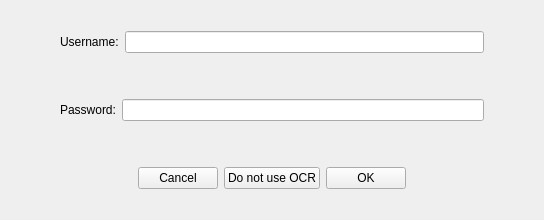
<?xml version="1.0" encoding="UTF-8"?>
<ui version="4.0">
 <class>input_key</class>
 <widget class="QWidget" name="input_key">
  <property name="geometry">
   <rect>
    <x>0</x>
    <y>0</y>
    <width>544</width>
    <height>220</height>
   </rect>
  </property>
  <property name="windowTitle">
   <string>Form</string>
  </property>
  <layout class="QVBoxLayout" name="verticalLayout">
   <item>
    <widget class="QWidget" name="widget" native="true">
     <layout class="QHBoxLayout" name="horizontalLayout">
      <item>
       <spacer name="horizontalSpacer">
        <property name="orientation">
         <enum>Qt::Horizontal</enum>
        </property>
        <property name="sizeHint" stdset="0">
         <size>
          <width>40</width>
          <height>20</height>
         </size>
        </property>
       </spacer>
      </item>
      <item>
       <widget class="QLabel" name="user_label">
        <property name="text">
         <string>Username:</string>
        </property>
       </widget>
      </item>
      <item>
       <widget class="QLineEdit" name="user_text">
        <property name="sizePolicy">
         <sizepolicy hsizetype="Expanding" vsizetype="Fixed">
          <horstretch>100</horstretch>
          <verstretch>0</verstretch>
         </sizepolicy>
        </property>
       </widget>
      </item>
      <item>
       <spacer name="horizontalSpacer_2">
        <property name="orientation">
         <enum>Qt::Horizontal</enum>
        </property>
        <property name="sizeHint" stdset="0">
         <size>
          <width>40</width>
          <height>20</height>
         </size>
        </property>
       </spacer>
      </item>
     </layout>
    </widget>
   </item>
   <item>
    <widget class="QWidget" name="widget_2" native="true">
     <layout class="QHBoxLayout" name="horizontalLayout_2">
      <item>
       <spacer name="horizontalSpacer_3">
        <property name="orientation">
         <enum>Qt::Horizontal</enum>
        </property>
        <property name="sizeHint" stdset="0">
         <size>
          <width>40</width>
          <height>20</height>
         </size>
        </property>
       </spacer>
      </item>
      <item>
       <widget class="QLabel" name="password_label">
        <property name="text">
         <string>Password:</string>
        </property>
       </widget>
      </item>
      <item>
       <widget class="QLineEdit" name="password_text">
        <property name="sizePolicy">
         <sizepolicy hsizetype="Expanding" vsizetype="Fixed">
          <horstretch>150</horstretch>
          <verstretch>0</verstretch>
         </sizepolicy>
        </property>
        <property name="echoMode">
         <enum>QLineEdit::Password</enum>
        </property>
       </widget>
      </item>
      <item>
       <spacer name="horizontalSpacer_4">
        <property name="orientation">
         <enum>Qt::Horizontal</enum>
        </property>
        <property name="sizeHint" stdset="0">
         <size>
          <width>40</width>
          <height>20</height>
         </size>
        </property>
       </spacer>
      </item>
     </layout>
    </widget>
   </item>
   <item>
    <widget class="QWidget" name="widget_3" native="true">
     <layout class="QHBoxLayout" name="horizontalLayout_3">
      <item>
       <spacer name="horizontalSpacer_5">
        <property name="orientation">
         <enum>Qt::Horizontal</enum>
        </property>
        <property name="sizeHint" stdset="0">
         <size>
          <width>40</width>
          <height>20</height>
         </size>
        </property>
       </spacer>
      </item>
      <item>
       <widget class="QPushButton" name="cancel_btn">
        <property name="text">
         <string>Cancel</string>
        </property>
       </widget>
      </item>
      <item>
       <widget class="QPushButton" name="no_ocr_btn">
        <property name="text">
         <string>Do not use OCR</string>
        </property>
       </widget>
      </item>
      <item>
       <widget class="QPushButton" name="ok_btn">
        <property name="text">
         <string>OK</string>
        </property>
       </widget>
      </item>
      <item>
       <spacer name="horizontalSpacer_6">
        <property name="orientation">
         <enum>Qt::Horizontal</enum>
        </property>
        <property name="sizeHint" stdset="0">
         <size>
          <width>40</width>
          <height>20</height>
         </size>
        </property>
       </spacer>
      </item>
     </layout>
    </widget>
   </item>
  </layout>
 </widget>
 <resources/>
 <connections/>
</ui>
